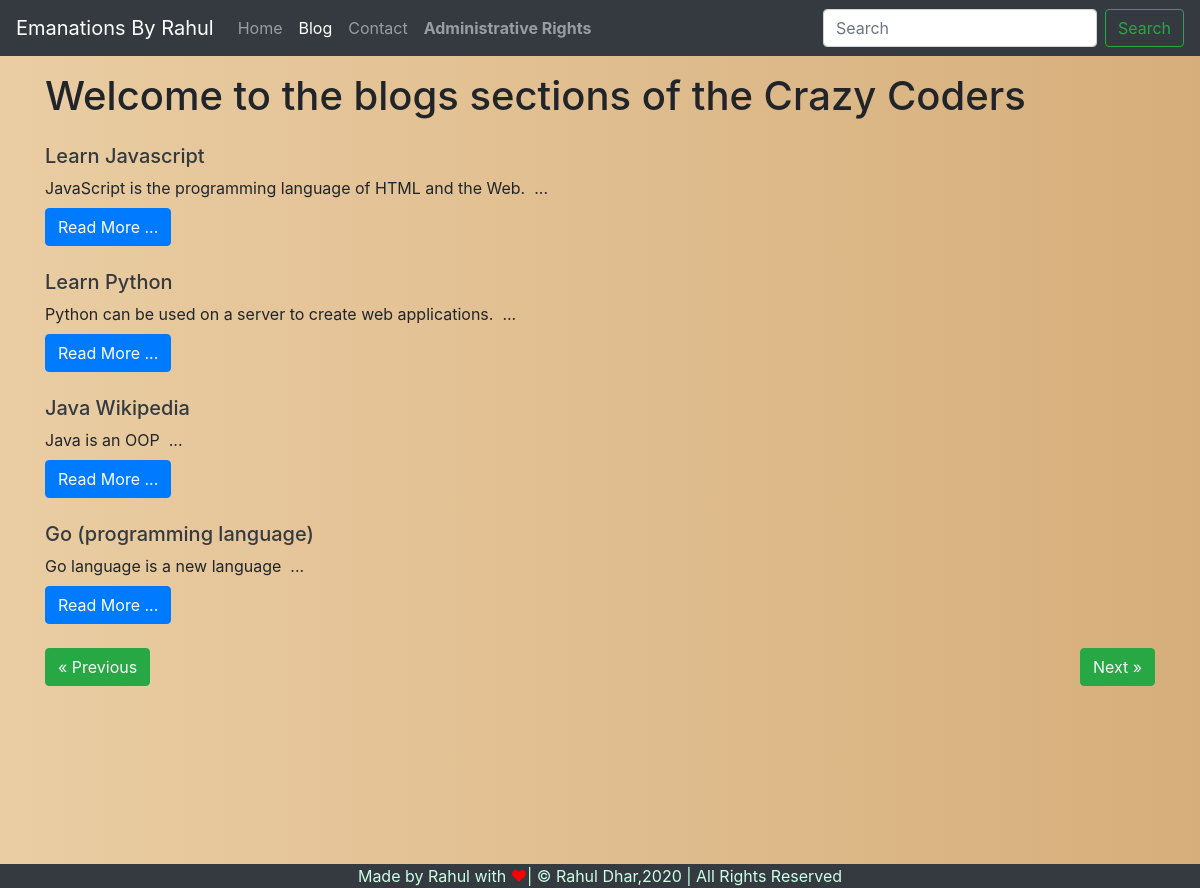
Screenshot of /blog/ with the database file from the repository.
### blog/models.py (models this page shows, shortened)
class Blog(models.Model):
    sno=models.AutoField(primary_key=True)
    title=models.CharField(max_length=200)
    content=models.TextField()
    short_desc=models.CharField(max_length=150)
    slug=models.CharField(max_length=50)
    time=models.DateTimeField(auto_now_add=True)

### blog/views.py (the view)
# urls.py: 2. Add a URL to urlpatterns:  path('blog/', include('blog.urls'))
def blog(request):
     no_of_post=4
     page=request.GET.get('page')
     if page is None:
          page=1
     else:
          page=int(page)
     print("pages is {}".format(page))
     blogs=Blog.objects.all()
     length=len(blogs)
     blogs=blogs[(page-1)*no_of_post:page*no_of_post]
     if page>1:
          prev=page-1
     else:
          prev=None
     if page < math.ceil(length/no_of_post):
          nxt=page+1
     else:
          nxt=None
     context={'blogs':blogs,'prev':prev,'nxt':nxt}
     return render(request,'bloghome.html',context)

### templates/bloghome.html (shortened to what this page needs)
{% extends 'base.html' %}
{% block blogactive %}active{% endblock blogactive %}
{% block body %}
<div class='container my-3'>
  <h1>Welcome to the blogs sections of the Crazy Coders</h1>
  {% for blog in blogs %}
  <div class="my-4">
    <div class="media-body">
      <h5 class="mt-0 text-dark"><a href='/blogpost/{{blog.slug}}' class='text-dark'>{{blog.title}}</a></h5>
      <div class='my-2'>
        {{blog.short_desc|safe}}&nbsp;&nbsp;...
      </div>
    </div>
    <a href='/blogpost/{{blog.slug}}' class='text-dark'><button class="btn btn-primary">Read More ...</button></a>
  </div>
  {% endfor %}
  <div class="my-3">
    {% if prev %}
    <button class="btn btn-success"><a class="text-light"href="/blog/?page={{prev}}">&laquo;Previous</a></button>
    {% else %}
    <button class="btn btn-success"><a class="text-light" href="endlist.html">&laquo; Previous</a></button>
    {% endif %}
    {% if nxt %}
    <button class="btn btn-success float-right"><a class="text-light" href="/blog/?page={{nxt}}">Next &raquo;</a></button>
    {% else %}
      <button class="btn btn-success float-right"><a class="text-light" href="endlist.html">Next &raquo;</a></button>
    {% endif %}
  </div>
</div>
{% endblock body %}

### templates/bloghome.html (style rules this page uses)
.container { min-height: 100vh; }

### rows the page displays
Blog: title "Learn Javascript", short_desc "JavaScript is the programming language of HTML and the Web."
Blog: title "Learn Python", short_desc "Python can be used on a server to create web applications."
Blog: title "Java Wikipedia", short_desc "Java is an OOP"
Blog: title "Go (programming language)", short_desc "Go language is a new language"
